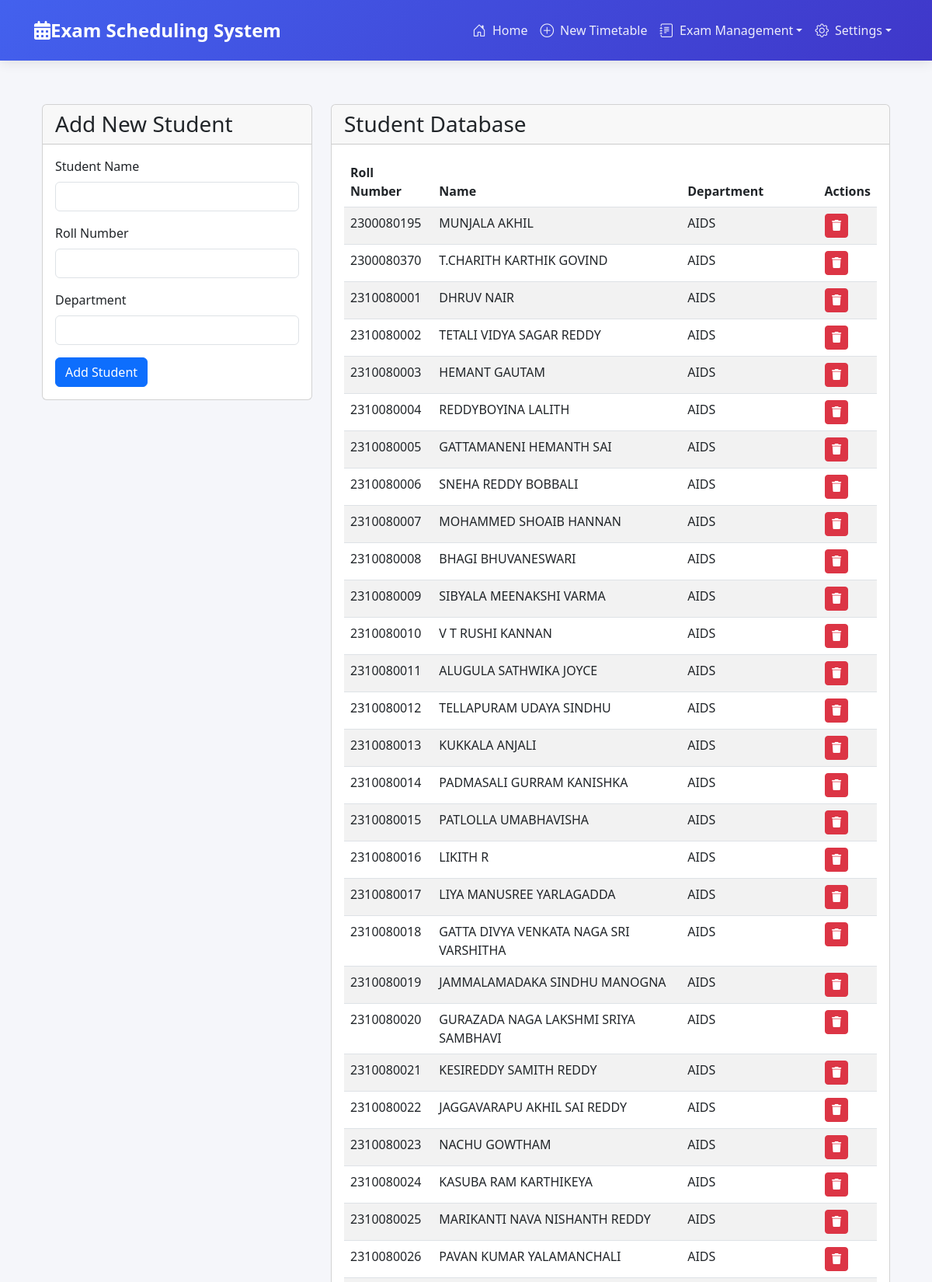
/welcome/manage-students/ (upper part), run on the app's committed database.
### exams/models.py (models this page shows, shortened)
class Student(models.Model):
    name = models.CharField(max_length=100)
    roll_number = models.CharField(max_length=20, unique=True)
    semester = models.IntegerField()
    department = models.CharField(max_length=100)
    courses = models.ManyToManyField(Course, related_name='students')
    hostel_block = models.CharField(max_length=50, blank=True, null=True)
    room_number = models.CharField(max_length=10, blank=True, null=True)

### exams/views.py (the view, shortened to what this page needs)
# urls.py: path('manage-students/', views.manage_students, name='manage_students'),
def manage_students(request):
    students = Student.objects.all().order_by('roll_number')
    return render(request, 'exams/manage_students.html', {'students': students})

### exams/templates/exams/manage_students.html (shortened to what this page needs)
{% extends 'base.html' %}
{% load static %}
{% block content %}
<div class="container mt-4">
    <div class="row">
        <div class="col-md-4">
            <div class="card">
                <div class="card-header">
                    <h3 class="mb-0">Add New Student</h3>
                </div>
                <div class="card-body">
                    <form method="post">
                        <div class="mb-3">
                            <label for="name" class="form-label">Student Name</label>
                            <input type="text" class="form-control" id="name" name="name" required>
                        </div>
                        <div class="mb-3">
                            <label for="roll_number" class="form-label">Roll Number</label>
                            <input type="text" class="form-control" id="roll_number" name="roll_number" required>
                        </div>
                        <div class="mb-3">
                            <label for="department" class="form-label">Department</label>
                            <input type="text" class="form-control" id="department" name="department" required>
                        </div>
                        <button type="submit" class="btn btn-primary">Add Student</button>
                    </form>
                </div>
            </div>
        </div>
        <div class="col-md-8">
            <div class="card">
                <div class="card-header">
                    <h3 class="mb-0">Student Database</h3>
                </div>
                <div class="card-body">
                    <div class="table-responsive">
                        <table class="table table-striped">
                            <thead>
                                <tr>
                                    <th>Roll Number</th>
                                    <th>Name</th>
                                    <th>Department</th>
                                    <th>Actions</th>
                                </tr>
                            </thead>
                            <tbody>
                                {% for student in students %}
                                <tr>
                                    <td>{{ student.roll_number }}</td>
                                    <td>{{ student.name }}</td>
                                    <td>{{ student.department }}</td>
                                    <td>
                                        <a href="{% url 'delete_student' student.id %}"
                                           class="btn btn-danger btn-sm"
                                           onclick="return confirm('Are you sure you want to delete this student?')">
                                            <i class="fas fa-trash"></i>
                                        </a>
                                    </td>
                                </tr>
                                {% endfor %}
                            </tbody>
                        </table>
                    </div>
                </div>
            </div>
        </div>
    </div>
</div>
{% endblock %}

### templates/base.html (style rules this page uses)
:root { --primary-color: #4361ee; --secondary-color: #3f37c9; --accent-color: #4895ef; --light-color: #f8f9fa; --dark-color: #212529; --success-color: #2ecc71; --danger-color: #e74c3c; --warning-color: #f39c12; --info-color: #3498db; }
body { background-color: #f5f6fa; font-family: 'Segoe UI', Tahoma, Geneva, Verdana, sans-serif; min-height: 100vh; display: flex; flex-direction: column; }

### data on the page
Student: roll_number "2300080195", name "MUNJALA AKHIL", department "AIDS"
Student: roll_number "2300080370", name "T.CHARITH KARTHIK GOVIND", department "AIDS"
Student: roll_number "2310080001", name "DHRUV NAIR", department "AIDS"
Student: roll_number "2310080002", name "TETALI VIDYA SAGAR REDDY", department "AIDS"
Student: roll_number "2310080003", name "HEMANT GAUTAM", department "AIDS"
Student: roll_number "2310080004", name "REDDYBOYINA LALITH", department "AIDS"
Student: roll_number "2310080005", name "GATTAMANENI HEMANTH SAI", department "AIDS"
Student: roll_number "2310080006", name "SNEHA REDDY BOBBALI", department "AIDS"
Student: roll_number "2310080007", name "MOHAMMED SHOAIB HANNAN", department "AIDS"
Student: roll_number "2310080008", name "BHAGI BHUVANESWARI", department "AIDS"
Student: roll_number "2310080009", name "SIBYALA MEENAKSHI VARMA", department "AIDS"
Student: roll_number "2310080010", name "V T RUSHI KANNAN", department "AIDS"
Student: roll_number "2310080011", name "ALUGULA SATHWIKA JOYCE", department "AIDS"
Student: roll_number "2310080012", name "TELLAPURAM UDAYA SINDHU", department "AIDS"
Student: roll_number "2310080013", name "KUKKALA ANJALI", department "AIDS"
Student: roll_number "2310080014", name "PADMASALI GURRAM KANISHKA", department "AIDS"
Student: roll_number "2310080015", name "PATLOLLA UMABHAVISHA", department "AIDS"
Student: roll_number "2310080016", name "LIKITH R", department "AIDS"
Student: roll_number "2310080017", name "LIYA MANUSREE YARLAGADDA", department "AIDS"
Student: roll_number "2310080018", name "GATTA DIVYA VENKATA NAGA SRI VARSHITHA", department "AIDS"
Student: roll_number "2310080019", name "JAMMALAMADAKA SINDHU MANOGNA", department "AIDS"
Student: roll_number "2310080020", name "GURAZADA NAGA LAKSHMI SRIYA SAMBHAVI", department "AIDS"
Student: roll_number "2310080021", name "KESIREDDY SAMITH REDDY", department "AIDS"
Student: roll_number "2310080022", name "JAGGAVARAPU AKHIL SAI REDDY", department "AIDS"
Student: roll_number "2310080023", name "NACHU GOWTHAM", department "AIDS"
Student: roll_number "2310080024", name "KASUBA RAM KARTHIKEYA", department "AIDS"
Student: roll_number "2310080025", name "MARIKANTI NAVA NISHANTH REDDY", department "AIDS"
Student: roll_number "2310080026", name "PAVAN KUMAR YALAMANCHALI", department "AIDS"
